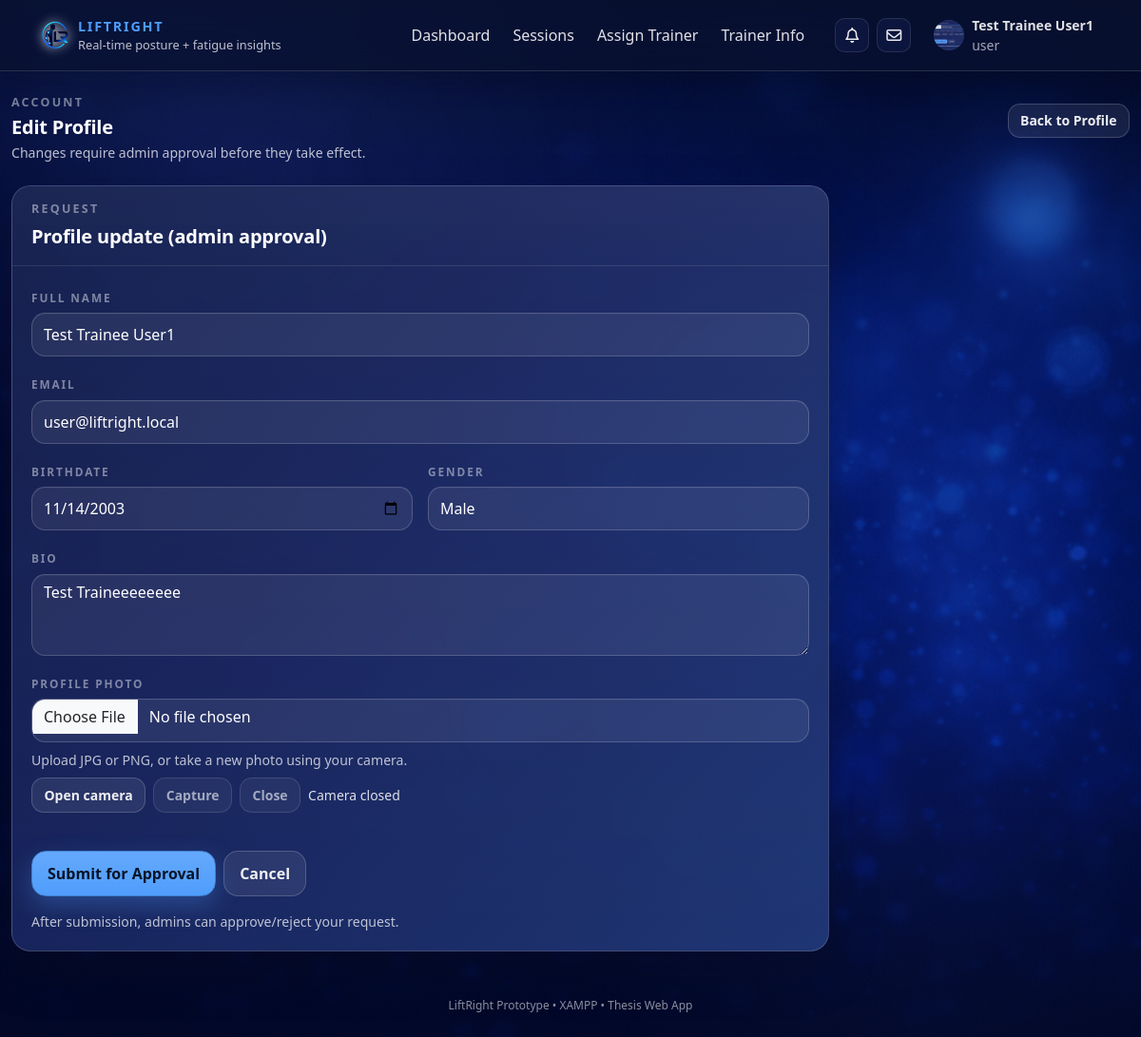
Screenshot of /web/trainee/edit-profile.php (signed in) with the database file from the repository.
### tables this page shows
CREATE TABLE `users` (
  `user_id` int NOT NULL,
  `full_name` varchar(120) NOT NULL,
  `email` varchar(190) NOT NULL,
  `password_hash` varchar(255) NOT NULL,
  `role` enum('user','trainer','admin') NOT NULL DEFAULT 'user',
  `age` int DEFAULT NULL,
  `birthdate` date DEFAULT NULL,
  `gender` enum('male','female','other','prefer_not_to_say') DEFAULT NULL,
  `bio` text,
  `profile_photo` varchar(255) DEFAULT NULL,
  `qualification` varchar(190) DEFAULT NULL,
  `years_experience` tinyint UNSIGNED DEFAULT NULL,
  `specializations` json DEFAULT NULL,
  `accepting_trainees` tinyint(1) NOT NULL DEFAULT '1',
  `created_at` timestamp NOT NULL DEFAULT CURRENT_TIMESTAMP,
  `last_login` timestamp NULL DEFAULT NULL,
  `trainer_id` int DEFAULT NULL,
  `account_status` enum('pending','approved','rejected','suspended') NOT NULL DEFAULT 'pending',
  `twofa_enabled` tinyint(1) NOT NULL DEFAULT '1',
  `failed_login_attempts` int NOT NULL DEFAULT '0',
  `lock_until` datetime DEFAULT NULL,
  `last_failed_login` timestamp NULL DEFAULT NULL,
  `email_verified_at` datetime DEFAULT NULL,
  `theme` varchar(30) NOT NULL DEFAULT 'default'
);

### web/config/config.php (called while the page is built, shortened)
<?php
$BASE_URL = "/liftright/web";
function h(string $s): string {
  return htmlspecialchars($s, ENT_QUOTES, 'UTF-8');
}

### web/includes/profile_change_helpers.php (called while the page is built, shortened)
<?php
function get_pending_profile_request(mysqli $db, int $user_id): ?array {
  $stmt = $db->prepare("
    SELECT *
    FROM profile_change_requests
    WHERE user_id = ? AND status = 'pending'
    ORDER BY created_at DESC
    LIMIT 1
  ");
  $stmt->bind_param("i", $user_id);
  $stmt->execute();
  $row = $stmt->get_result()->fetch_assoc();
  return $row ?: null;
}

### web/trainee/edit-profile.php (the view, shortened to what this page needs)
<?php
require_once __DIR__ . '/../config/config.php';
require_once __DIR__ . '/../includes/profile_change_helpers.php';
$user_id = (int)($_SESSION['user_id'] ?? 0);
$stmt = $mysqli->prepare("
  SELECT user_id, full_name, email, role,
         birthdate, gender, bio, profile_photo
  FROM users
  WHERE user_id = ?
  LIMIT 1
");
$stmt->bind_param("i", $user_id);
$stmt->execute();
$user = $stmt->get_result()->fetch_assoc();
$pending = get_pending_profile_request($mysqli, $user_id);
require __DIR__ . '/../includes/head.php';
?>
<body>
<?php require __DIR__ . '/../includes/navbar.php'; ?>
<div class="lr-page-wrapper">
  <div class="container lr-main-container py-4">
    <div class="row mb-4 align-items-center">
      <div class="col-md-8">
        <div class="lr-section-title mb-1">Account</div>
        <h1 class="lr-section-heading mb-1">Edit Profile</h1>
        <p class="lr-stat-subtext mb-0">Changes require admin approval before they take effect.</p>
      </div>
      <div class="col-md-4 text-md-end mt-3 mt-md-0">
        <a class="btn btn-outline-light btn-sm" href="<?= $BASE_URL ?>/trainee/profile.php">Back to Profile</a>
      </div>
    </div>
    <div class="lr-card" style="max-width: 860px;">
      <div class="lr-card-header">
        <div class="lr-section-title mb-1">Request</div>
        <div class="lr-section-heading mb-0">Profile update (admin approval)</div>
      </div>
      <div class="lr-card-body">
        <form method="post" enctype="multipart/form-data">
          <div class="row g-3">
            <div class="col-12">
              <label class="form-label lr-stat-label">Full name</label>
              <input class="form-control" name="full_name" required
                     value="<?= h((string)$user['full_name']) ?>" <?= $pending ? 'disabled' : '' ?>>
            </div>
            <div class="col-12">
              <label class="form-label lr-stat-label">Email</label>
              <input class="form-control" name="email" type="email" required
                     value="<?= h((string)$user['email']) ?>" <?= $pending ? 'disabled' : '' ?>>
            </div>
            <div class="col-md-6">
              <label class="form-label lr-stat-label">Birthdate</label>
              <input class="form-control" name="birthdate" type="date"
                     value="<?= h((string)($user['birthdate'] ?? '')) ?>" <?= $pending ? 'disabled' : '' ?>>
            </div>
            <div class="col-md-6">
              <label class="form-label lr-stat-label">Gender</label>
              <select class="form-select" name="gender" <?= $pending ? 'disabled' : '' ?>>
                <?php $g = (string)($user['gender'] ?? ''); ?>
                <option value="male" <?= $g==='male'?'selected':'' ?>>Male</option>
              </select>
            </div>
            <div class="col-12">
              <label class="form-label lr-stat-label">Bio</label>
              <textarea class="form-control" name="bio" rows="3" <?= $pending ? 'disabled' : '' ?>
                        placeholder="Short intro (max 800 chars)"><?= h((string)($user['bio'] ?? '')) ?></textarea>
            </div>
            <div class="col-12">
              <label class="form-label lr-stat-label">Profile photo</label>
              <input id="photoFile" type="file" name="profile_photo" class="form-control"
                     accept=".jpg,.jpeg,.png" <?= $pending ? 'disabled' : '' ?>>
              <div class="lr-stat-subtext mt-2">
                Upload JPG or PNG, or take a new photo using your camera.
              </div>
              <div class="d-flex gap-2 align-items-center mt-2 flex-wrap">
                <button type="button" class="btn btn-outline-light btn-sm" id="btnOpenCam" <?= $pending ? 'disabled' : '' ?>>Open camera</button>
                <button type="button" class="btn btn-outline-light btn-sm" id="btnCapture" disabled>Capture</button>
                <button type="button" class="btn btn-outline-light btn-sm" id="btnCloseCam" disabled>Close</button>
                <span class="small" id="camStatus" style="opacity:.85;">Camera closed</span>
              </div>
            </div>
          </div>
          <div class="d-flex gap-2 mt-4">
            <button class="btn btn-primary" type="submit" <?= $pending ? 'disabled' : '' ?>>
              Submit for Approval
            </button>
            <a class="btn btn-outline-light" href="<?= $BASE_URL ?>/trainee/profile.php">Cancel</a>
          </div>
          <div class="lr-stat-subtext mt-3 mb-0">
            After submission, admins can approve/reject your request.
          </div>
        </form>
      </div>
    </div>
  </div>
</div>
<?php require __DIR__ . '/../includes/footer.php'; ?>
</body>
</html>

### web/includes/navbar.php (shortened to what this page needs)
<?php
global $BASE_URL;
global $mysqli;
$role = $_SESSION['role'] ?? null;
$full_name = $_SESSION['full_name'] ?? null;
$user_id = (int)($_SESSION['user_id'] ?? 0);
$profile_photo = null;
if ($user_id > 0 && isset($mysqli) && $mysqli instanceof mysqli) {
  $stmt = $mysqli->prepare("SELECT profile_photo FROM users WHERE user_id = ? LIMIT 1");
  $stmt->bind_param("i", $user_id);
  $stmt->execute();
  $row = $stmt->get_result()->fetch_assoc();
  if ($row && !empty($row['profile_photo'])) {
    $profile_photo = (string)$row['profile_photo'];
  }
}
$currentPath = parse_url($_SERVER['REQUEST_URI'] ?? '', PHP_URL_PATH) ?: '';
function nav_active(string $needle, string $currentPath): string {
  return str_contains($currentPath, $needle) ? ' active' : '';
}
?>
<nav class="navbar navbar-expand-lg fixed-top liftright-navbar">
  <div class="container">
    <a class="navbar-brand d-flex align-items-center gap-2" href="<?= $BASE_URL ?>/index.php">
      <img src="<?= $BASE_URL ?>/assets/images/logo/liftright-logo.png"
            alt="LiftRight Logo"
            class="lr-logo">
      <div class="d-flex flex-column">
        <span class="brand-accent">LiftRight</span>
        <span class="brand-subtitle">Real-time posture + fatigue insights</span>
      </div>
    </a>
    <div class="collapse navbar-collapse" id="lrNav">
      <ul class="navbar-nav ms-auto align-items-lg-center gap-lg-2">
        <?php if (!$role): ?>
          <li class="nav-item"><a class="nav-link" href="<?= $BASE_URL ?>/login.php">Login</a></li>
          <li class="nav-item"><a class="btn btn-primary btn-sm" href="<?= $BASE_URL ?>/register.php">Create account</a></li>
        <?php else: ?>
          <?php if ($role === 'user'): ?>
            <li class="nav-item"><a class="nav-link<?= nav_active('/trainee/dashboard.php', $currentPath) ?>" href="<?= $BASE_URL ?>/trainee/dashboard.php">Dashboard</a></li>
            <li class="nav-item"><a class="nav-link<?= nav_active('/trainee/sessions.php', $currentPath) || nav_active('/trainee/session-view.php', $currentPath) ? ' active' : '' ?>" href="<?= $BASE_URL ?>/trainee/sessions.php">Sessions</a></li>
            <li class="nav-item"><a class="nav-link<?= nav_active('/trainee/assign-trainer.php', $currentPath) ? ' active' : '' ?>" href="<?= $BASE_URL ?>/trainee/assign-trainer.php">Assign Trainer</a></li>
            <li class="nav-item">
              <a class="nav-link<?= nav_active('/trainee/trainer-info.php', $currentPath) ? ' active' : '' ?>" href="<?= $BASE_URL ?>/trainee/trainer-info.php">
                Trainer Info
              </a>
            </li>
          <?php endif; ?>
          <li class="nav-item d-flex align-items-center gap-2 ms-lg-3">
            <div class="dropdown">
              <button class="lr-icon-btn" type="button"
                      data-bs-toggle="dropdown" data-bs-auto-close="outside"
                      aria-expanded="false" aria-label="Notifications">
                <i class="fa-regular fa-bell"></i>
              </button>
            </div>
            <div class="dropdown">
              <button class="lr-icon-btn" type="button"
                      data-bs-toggle="dropdown" data-bs-auto-close="outside"
                      aria-expanded="false" aria-label="Messages">
                <i class="fa-regular fa-envelope"></i>
              </button>
            </div>
          </li>
          <li class="nav-item dropdown ms-lg-2">
            <a class="nav-link d-flex align-items-center gap-2"
               href="#"
               role="button"
               data-bs-toggle="dropdown"
               aria-expanded="false">
              <?php
                $avatarSrc = '';
                if (!empty($profile_photo)) {
                  $avatarSrc = $BASE_URL . '/' . ltrim((string)$profile_photo, '/');
                }
              ?>
              <div class="avatar-circle" style="overflow:hidden; display:flex; align-items:center; justify-content:center;">
                <?php if ($avatarSrc): ?>
                  <img src="<?= h($avatarSrc) ?>" alt="Profile photo"
                      style="width:100%;height:100%;object-fit:cover;display:block;">
                <?php else: ?>
                  <?= h(initials((string)$full_name)) ?>
                <?php endif; ?>
              </div>
              <div class="d-none d-lg-block small">
                <div class="fw-semibold"><?= h((string)$full_name) ?></div>
                <div class="text-secondary" style="opacity:.85;"><?= h((string)$role) ?></div>
              </div>
            </a>
          </li>
        <?php endif; ?>
      </ul>
    </div>
  </div>
</nav>

### rows the page displays
users: profile_photo (picture), full_name "Test Trainee User1", email "user@liftright.local", birthdate "11/14/2003", gender "Male", bio "Test Traineeeeeeee"

### other values shown
$full_name "Test Trainee User1"
$role "user"
